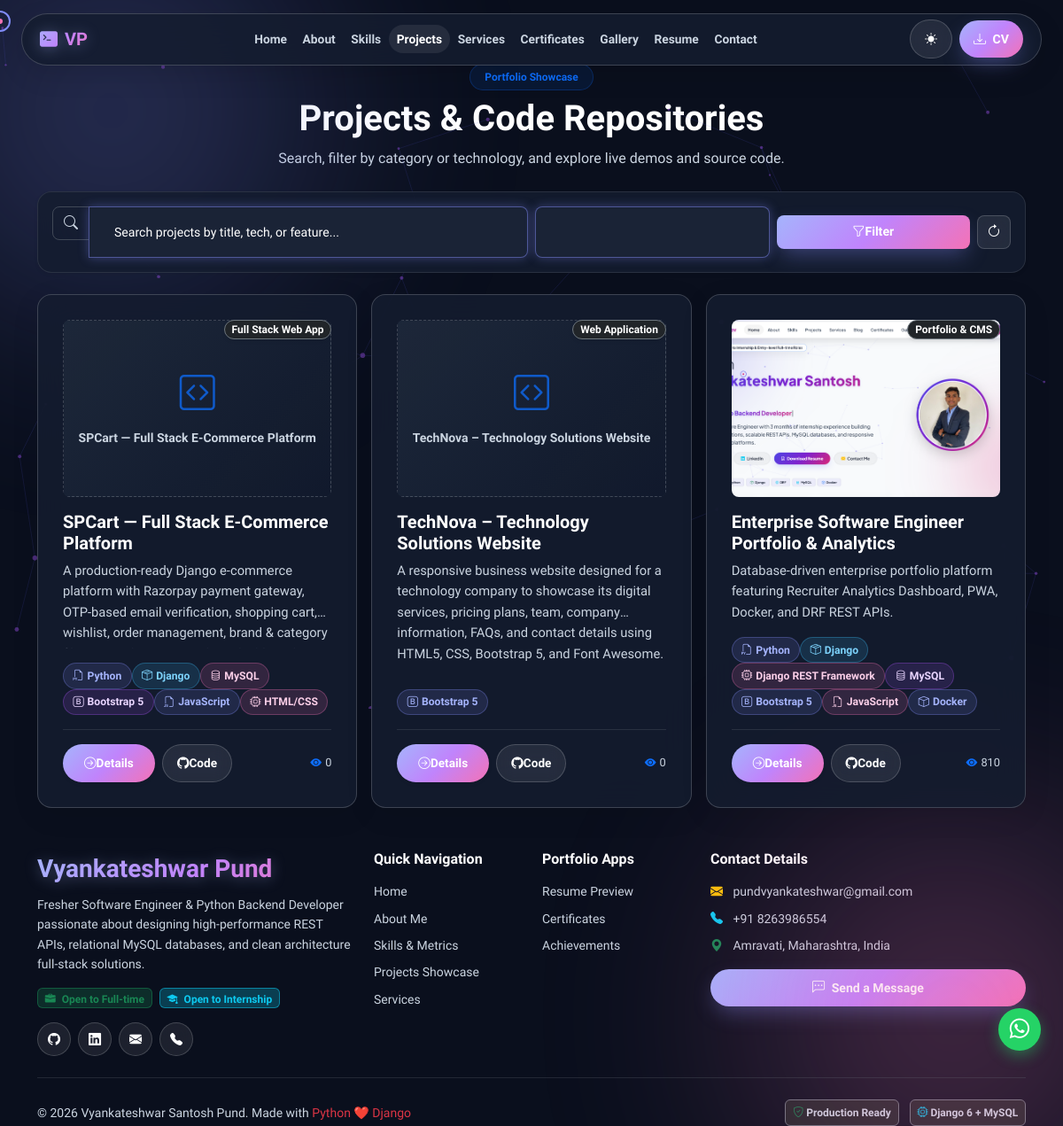
/projects/, run on the app's committed database.
### apps/projects/models.py (models this page shows, shortened)
class Project(models.Model):
    title = models.CharField(max_length=200)
    slug = models.SlugField(unique=True, blank=True)
    short_description = models.CharField(max_length=300)
    full_details = models.TextField()
    featured_image = models.ImageField(upload_to='projects/', blank=True, null=True)
    github_url = models.URLField(blank=True, null=True)
    live_demo_url = models.URLField(blank=True, null=True)
    case_study_url = models.URLField(blank=True, null=True)
    tech_stack = models.ManyToManyField(Technology, related_name='projects')
    category = models.ForeignKey(ProjectCategory, on_delete=models.SET_NULL, null=True, related_name='projects')
    status_badge = models.CharField(max_length=50, default='Production Ready')
    api_calls_count = models.CharField(max_length=50, default='5000+ API Calls')
    db_tables_count = models.CharField(max_length=50, default='25+ DB Tables')
    apis_count = models.CharField(max_length=50, default='40+ APIs')
    features = models.TextField(help_text='Use newlines or bullet points for key features list')
    views_count = models.PositiveIntegerField(default=0)
    likes_count = models.PositiveIntegerField(default=0)
    is_featured = models.BooleanField(default=True)
    order = models.IntegerField(default=0)
    created_at = models.DateTimeField(auto_now_add=True)
    class Meta:
        ordering = ['order', '-created_at']

class ProjectCategory(models.Model):
    name = models.CharField(max_length=100)
    slug = models.SlugField(unique=True, blank=True)
    class Meta:
        verbose_name_plural = 'Project Categories'

class Technology(models.Model):
    name = models.CharField(max_length=100)
    icon_class = models.CharField(max_length=100, blank=True, default='bi bi-cpu')
    class Meta:
        verbose_name_plural = 'Technologies'

### apps/portfolio/models.py (models this page shows, shortened)
class SocialLink(models.Model):
    platform = models.CharField(max_length=50)
    url = models.URLField()
    icon_class = models.CharField(max_length=50, help_text='e.g., bi bi-github')
    order = models.IntegerField(default=0)
    class Meta:
        ordering = ['order']

### apps/projects/views.py (the view)
# urls.py: path('', views.ProjectListView.as_view(), name='project_list'),
class ProjectListView(ListView):
    model = Project
    template_name = 'projects/project_list.html'
    context_object_name = 'projects'
    paginate_by = 6
    def get_queryset(self):
        queryset = Project.objects.all()
        category_slug = self.request.GET.get('category')
        tech_id = self.request.GET.get('tech')
        search_query = self.request.GET.get('q')
        if category_slug:
            queryset = queryset.filter(category__slug=category_slug)
        if tech_id:
            queryset = queryset.filter(tech_stack__id=tech_id)
        if search_query:
            queryset = queryset.filter(
                Q(title__icontains=search_query) |
                Q(short_description__icontains=search_query) |
                Q(full_details__icontains=search_query)
            )
        return queryset.distinct()
    def get_context_data(self, **kwargs):
        context = super().get_context_data(**kwargs)
        context['categories'] = ProjectCategory.objects.all()
        context['technologies'] = Technology.objects.all()
        context['selected_category'] = self.request.GET.get('category', '')
        context['search_query'] = self.request.GET.get('q', '')
        return context

### apps/portfolio/context_processors.py (called while the page is built)
def global_portfolio_context(request):
    profile = ProfileInfo.objects.first()
    social_links = SocialLink.objects.all()
    return {
        'profile': profile,
        'social_links': social_links,
    }

### templates/projects/project_list.html (shortened to what this page needs)
{% extends 'base.html' %}
{% load static %}
{% block content %}
<section class="py-5 mt-4">
    <div class="container">
        <div class="text-center mb-4">
            <span class="badge bg-primary bg-opacity-10 text-primary px-3 py-2 rounded-pill fw-semibold border border-primary border-opacity-25">Portfolio Showcase</span>
            <h2 class="section-title mt-2 display-6 fw-bold">Projects & Code Repositories</h2>
            <p class="section-subtitle text-muted">Search, filter by category or technology, and explore live demos and source code.</p>
        </div>
        <div class="glass-card p-3 mb-4 shadow-sm border border-secondary border-opacity-25">
            <form method="GET" action="{% url 'project_list' %}" class="row g-2 align-items-center">
                <div class="col-lg-6 col-md-5">
                    <div class="input-group">
                        <span class="input-group-text bg-transparent border-secondary border-opacity-50 text-muted px-2.5" style="height: 38px; border-top-left-radius: 8px; border-bottom-left-radius: 8px;">
                            <i class="bi bi-search fs-6"></i>
                        </span>
                        <input type="text" name="q" value="{{ search_query }}" class="form-control glass-card border-secondary border-opacity-50" style="height: 38px; border-top-right-radius: 8px; border-bottom-right-radius: 8px; font-size: 0.88rem;" placeholder="Search projects by title, tech, or feature...">
                    </div>
                </div>
                <div class="col-lg-3 col-md-4">
                    <select name="category" class="form-select glass-card border-secondary border-opacity-50" style="height: 38px; border-radius: 8px; font-size: 0.88rem;">
                        <option value="">All Categories</option>
                    </select>
                </div>
                <div class="col-lg-3 col-md-3 d-flex gap-2">
                    <button type="submit" class="btn btn-gradient flex-grow-1 d-inline-flex align-items-center justify-content-center" style="height: 38px; border-radius: 8px; font-size: 0.88rem; padding: 0 1rem;"><i class="bi bi-funnel me-1.5"></i> Filter</button>
                    <a href="{% url 'project_list' %}" class="btn btn-glass d-inline-flex align-items-center justify-content-center" style="height: 38px; width: 38px; padding: 0; border-radius: 8px;" title="Reset filters"><i class="bi bi-arrow-clockwise fs-6"></i></a>
                </div>
            </form>
        </div>
        <div class="row gx-3 gy-4">
            {% for project in projects %}
            <div class="col-lg-4 col-md-6">
                <div class="glass-card project-card h-100 d-flex flex-column p-3.5">
                    <div class="position-relative overflow-hidden rounded-3 mb-3 project-img-wrapper" style="height:200px;">
                        {% if project.featured_image %}
                        <img src="{{ project.featured_image.url }}" alt="{{ project.title }}" class="w-100 h-100 object-fit-cover project-img">
                        {% else %}
                        <div class="w-100 h-100 d-flex flex-column align-items-center justify-content-center project-img-placeholder">
                            <i class="bi bi-code-square fs-1 text-primary mb-2 opacity-75"></i>
                            <span class="small text-muted fw-semibold">{{ project.title }}</span>
                        </div>
                        {% endif %}
                        <span class="position-absolute top-0 end-0 m-2.5 badge bg-dark bg-opacity-80 backdrop-blur border border-secondary text-cyan px-2.5 py-1.5 fw-semibold shadow-sm rounded-pill" style="font-size: 0.75rem;">
                            {{ project.category.name|default:"Software Engineering" }}
                        </span>
                    </div>
                    <h5 class="fw-bold mb-2 fs-5">
                        <a href="{% url 'project_detail' slug=project.slug %}" class="text-decoration-none project-card-title">
                            {{ project.title }}
                        </a>
                    </h5>
                    <p class="project-card-desc text-muted flex-grow-1 mb-3">
                        {{ project.short_description }}
                    </p>
                    <div class="mb-3 d-flex flex-wrap gap-1.5">
                        {% for tech in project.tech_stack.all %}
                        <span class="tech-tag-badge"><i class="{{ tech.icon_class|default:'bi bi-cpu' }} me-1"></i>{{ tech.name }}</span>
                        {% empty %}
                        <span class="tech-tag-badge"><i class="bi bi-filetype-py me-1"></i>Python</span>
                        <span class="tech-tag-badge"><i class="bi bi-box-seam me-1"></i>Django</span>
                        {% endfor %}
                    </div>
                    <div class="d-flex align-items-center justify-content-between pt-3 border-top border-secondary border-opacity-25 mt-auto">
                        <div class="d-flex gap-2">
                            <a href="{% url 'project_detail' slug=project.slug %}" class="btn btn-gradient btn-sm px-3.5 py-1.5 shadow-sm rounded-pill d-inline-flex align-items-center" style="font-size: 0.85rem;"><i class="bi bi-arrow-right-circle me-1.5"></i> Details</a>
                            {% if project.github_url %}
                            <a href="{{ project.github_url }}" target="_blank" class="btn btn-glass btn-sm px-3 py-1.5 rounded-pill d-inline-flex align-items-center" style="font-size: 0.85rem;"><i class="bi bi-github me-1.5"></i> Code</a>
                            {% endif %}
                        </div>
                        <span class="small text-muted fw-medium d-flex align-items-center" style="font-size: 0.8rem;"><i class="bi bi-eye-fill me-1 text-primary"></i>{{ project.views_count }}</span>
                    </div>
                </div>
            </div>
            {% endfor %}
        </div>
    </div>
</section>
{% endblock %}

### templates/components/footer.html (shortened to what this page needs)
<footer>
    <div class="container">
        <div class="row gy-4">
            <div class="col-lg-4 col-md-6">
                <a class="navbar-brand gradient-text fs-3 mb-2 d-block" href="{% url 'home' %}">
                    Vyankateshwar Pund
                </a>
                <p class="text-muted small mb-3">
                    Fresher Software Engineer & Python Backend Developer passionate about designing high-performance REST APIs,
                    relational MySQL databases, and clean architecture full-stack solutions.
                </p>
                <div class="d-flex flex-wrap gap-2 mb-3">
                    <span class="badge bg-success bg-opacity-25 text-success border border-success border-opacity-50"><i class="bi bi-briefcase-fill me-1"></i> Open to Full-time</span>
                    <span class="badge bg-info bg-opacity-25 text-info border border-info border-opacity-50"><i class="bi bi-mortarboard-fill me-1"></i> Open to Internship</span>
                </div>
                <div class="d-flex gap-2">
                    {% for social in social_links %}
                    <a href="{{ social.url }}" target="_blank" class="btn btn-glass btn-sm rounded-circle p-2" style="width:38px; height:38px; display:inline-flex; align-items:center; justify-content:center;" title="{{ social.platform }}">
                        <i class="{{ social.icon_class }}"></i>
                    </a>
                    {% endfor %}
                </div>
            </div>
            <div class="col-lg-2 col-md-6">
                <h6 class="text-white mb-3 fw-bold">Quick Navigation</h6>
                <ul class="list-unstyled small">
                    <li class="mb-2"><a href="{% url 'home' %}" class="text-muted text-decoration-none">Home</a></li>
                    <li class="mb-2"><a href="{% url 'about' %}" class="text-muted text-decoration-none">About Me</a></li>
                    <li class="mb-2"><a href="{% url 'skills_list' %}" class="text-muted text-decoration-none">Skills & Metrics</a></li>
                    <li class="mb-2"><a href="{% url 'project_list' %}" class="text-muted text-decoration-none">Projects Showcase</a></li>
                    <li class="mb-2"><a href="{% url 'services' %}" class="text-muted text-decoration-none">Services</a></li>
                </ul>
            </div>
            <div class="col-lg-2 col-md-6">
                <h6 class="text-white mb-3 fw-bold">Portfolio Apps</h6>
                <ul class="list-unstyled small">
                    <li class="mb-2"><a href="{% url 'resume' %}" class="text-muted text-decoration-none">Resume Preview</a></li>
                    <li class="mb-2"><a href="{% url 'certificates' %}" class="text-muted text-decoration-none">Certificates</a></li>
                    <li class="mb-2"><a href="{% url 'achievements' %}" class="text-muted text-decoration-none">Achievements</a></li>
                </ul>
            </div>
            <div class="col-lg-4 col-md-6">
                <h6 class="text-white mb-3 fw-bold">Contact Details</h6>
                <ul class="list-unstyled small text-muted mb-3">
                    <li class="mb-2"><i class="bi bi-envelope-fill text-warning me-2"></i> pundvyankateshwar@gmail.com</li>
                    <li class="mb-2"><i class="bi bi-telephone-fill text-info me-2"></i> +91 8263986554</li>
                    <li class="mb-2"><i class="bi bi-geo-alt-fill text-success me-2"></i> Amravati, Maharashtra, India</li>
                </ul>
                <a href="{% url 'contact' %}" class="btn btn-gradient btn-sm w-100"><i class="bi bi-chat-left-dots me-1"></i> Send a Message</a>
            </div>
        </div>
        <hr class="my-4 border-secondary opacity-25">
        <div class="row align-items-center">
            <div class="col-md-6 text-center text-md-start mb-2 mb-md-0">
                <span class="text-muted small">&copy; 2026 Vyankateshwar Santosh Pund. Made with <span class="text-danger">Python ❤️ Django</span></span>
            </div>
            <div class="col-md-6 text-center text-md-end">
                <span class="badge bg-dark border border-secondary text-muted me-2"><i class="bi bi-shield-check text-success"></i> Production Ready</span>
                <span class="badge bg-dark border border-secondary text-muted"><i class="bi bi-cpu text-info"></i> Django 6 + MySQL</span>
            </div>
        </div>
    </div>
</footer>

### data on the page
Project: title "SPCart — Full Stack E-Commerce Platform", category.name "Full Stack Web App", short_description "A production-ready Django e-commerce platform with Razorpay payment gateway, OTP-based email verification, shopping cart, wishlist, order management, brand &…", views_count "0"
Technology: name "Python"
Technology: name "Django"
Technology: name "MySQL"
Technology: name "Bootstrap 5"
Technology: name "JavaScript"
Technology: name "HTML/CSS"
Project: title "TechNova – Technology Solutions Website", category.name "Web Application", short_description "A responsive business website designed for a technology company to showcase its digital services, pricing plans, team, company information, FAQs, and contact details using HTML5, CSS, Bootstrap 5, and Font Awesome.", views_count "0"
Project: featured_image (picture), category.name "Portfolio & CMS", title "Enterprise Software Engineer Portfolio & Analytics", short_description "Database-driven enterprise portfolio platform featuring Recruiter Analytics Dashboard, PWA, Docker, and DRF REST APIs.", views_count "810"
Technology: name "Django REST Framework"
Technology: name "Docker"
